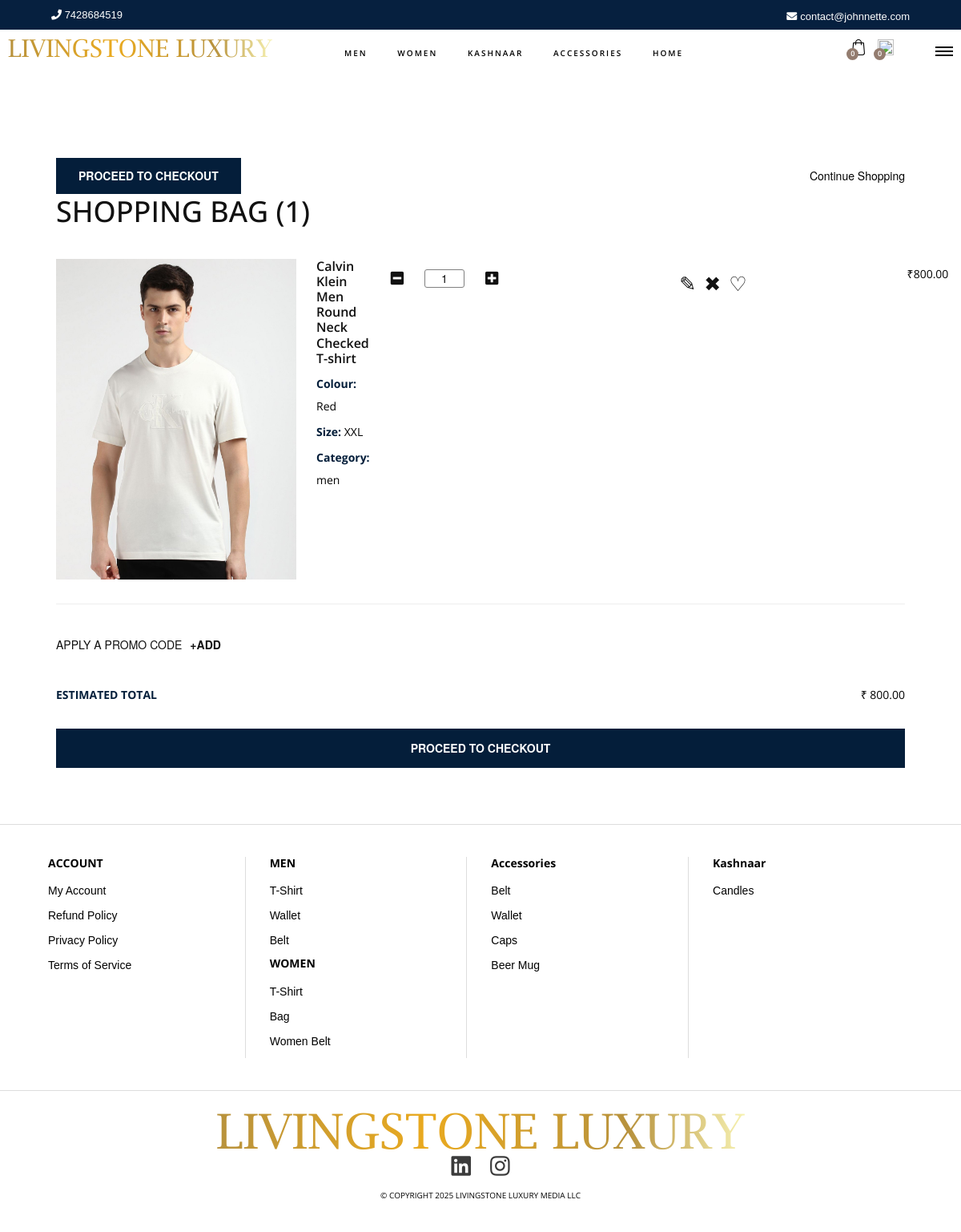
The page /cart/ (signed in) on the database its author committed.
### livingstone_app/models.py (models this page shows, shortened)
class CartItem(models.Model):
    user = models.ForeignKey(User, on_delete=models.CASCADE)
    order_id = models.CharField(max_length=10000000, null=True, blank=True, default=None)
    product_id_number=models.CharField(max_length=255, unique=True, default=None, blank=True, null=True)
    product = models.ForeignKey(Product, on_delete=models.CASCADE)
    selected_color = models.ForeignKey(Color, on_delete=models.SET_NULL, null=True, blank=True)
    selected_size = models.ForeignKey(Size, on_delete=models.SET_NULL, null=True, blank=True)
    quantity = models.PositiveIntegerField(default=1)
    added_at = models.DateTimeField(auto_now_add=True)
    availability=models.BooleanField(default=False)
    address = models.CharField(max_length=100, null=True, blank=True, default=None)
    datetime = models.DateTimeField(default=timezone.now)
    transaction_id = models.CharField(max_length=10000000, null=True, blank=True)
    mihpayid = models.CharField(max_length=10000000, null=True, blank=True)
    hash = models.CharField(max_length=10000000, null=True, blank=True)

class Product(models.Model):
    CATEGORY_CHOICES = [
        ('men', 'Men'),
        ('women', 'Women'),
        ('accessories', 'Accessories'),
        ('home_decor', 'Home Decor'),
    ]
    SUBCATEGORY_CHOICES = [
    ('tshirt', 'T-Shirt'),
    ('wallet', 'Wallet'),
    ('belt_men', 'Belt'),
    ('women_tshirt', 'women tshirt'),
    ('bag', 'Bag'),
    ('women_belt', 'Women Belt'),
    ('accessory_belt', 'Belt'),
    ('accessory_wallet', 'Wallet'),
    ('accessory_caps', 'Caps'),
    ('accessory_beer_mug', 'Beer Mug'),
    ('candles', 'Candles'),
]
    SIZE_CHOICES = [
        ('S', 'Small'),
        ('M', 'Medium'),
        ('L', 'Large'),
        ('XL', 'Extra Large'),
    ]
    title = models.CharField(max_length=255)
    slug = models.SlugField(unique=True, blank=True, null=True)
    category = models.CharField(max_length=50, choices=CATEGORY_CHOICES)
    subcategory = models.CharField(max_length=30, choices=SUBCATEGORY_CHOICES)
    price = models.DecimalField(max_digits=10, decimal_places=2)
    color = models.ManyToManyField(Color, blank=True)
    size = models.ManyToManyField(Size, blank=True)
    quantity = models.PositiveIntegerField(default=0, blank=True, null=True)
    description = models.TextField(blank=True, null=True)
    delivery_info = models.TextField(blank=True, null=True)
    payment_info = models.TextField(blank=True, null=True)
    image1 = models.ImageField(upload_to='products/')
    image2 = models.ImageField(upload_to='products/', blank=True, null=True)
    image3 = models.ImageField(upload_to='products/', blank=True, null=True)
    image4 = models.ImageField(upload_to='products/', blank=True, null=True)
    is_new = models.BooleanField(default=False)
    length = models.FloatField(default=10,  blank=True, null=True)  # in cm
    width = models.FloatField(default=10,  blank=True, null=True)   # in cm
    height = models.FloatField(default=5,  blank=True, null=True)   # in cm
    weight = models.FloatField(default=500,  blank=True, null=True)  # in grams

class Color(models.Model):
    name = models.CharField(max_length=50, unique=True)
    hex_code = models.CharField(max_length=7, blank=True, null=True)  # Optional

class Size(models.Model):
    name = models.CharField(max_length=10, unique=True)

### livingstone_app/views.py (the view)
# urls.py: path('cart/', views.show_cart, name='cart'),
@login_required(login_url="/login")
def show_cart(request):
    TotalCartItems=0
    if request.user.is_authenticated:
        TotalCartItems = CartItem.objects.filter(user=request.user).count()
    if request.user.is_authenticated:
        user = request.user
        cart = CartItem.objects.filter(user=user).order_by('-id')
        amount = 0
        totalamount = 0
        cart_product = [p for p in cart]
        if cart_product:
            for p in cart_product:
                product_quantity = p.quantity
                product_price = p.product.price
                stock_quantity = p.product.quantity
                if product_quantity > stock_quantity:
                    if stock_quantity > 1:
                        p.quantity = stock_quantity
                    else:
                        p.quantity=p.product.quantity
                    p.save()
                item_total = p.quantity * p.product.price
                setattr(p, 'item_total', item_total)
                amount += item_total
            totalamount = amount
        else:
            cart = None
    context = {
        "carts":cart,
        "totalamount":totalamount,
        "amount":amount,
        "TotalCartItems":TotalCartItems,
    }
    return render(request, 'cart.html',context)

### Luxury/templates/cart.html (shortened to what this page needs)
{% extends 'base.html' %}
{% load static %}
{% block page_css %}
<link rel="stylesheet" href="{% static 'styles/bootstrap4/bootstrap.min.css' %}" />
<link rel="stylesheet" href="https://cdnjs.cloudflare.com/ajax/libs/font-awesome/5.15.4/css/all.min.css">
<link href="{% static 'plugins/malihu-custom-scrollbar/jquery.mCustomScrollbar.css' %}" rel="stylesheet">
<link rel="stylesheet" href="{% static 'plugins/jquery-ui-1.12.1.custom/jquery-ui.css' %}">
<link rel="stylesheet" href="{% static 'styles/categories.css' %}">
<link rel="stylesheet" href="{% static 'styles/main_styles.css' %}">
<link rel="stylesheet" href="{% static 'styles/responsive.css' %}">
{% endblock page_css %}
{% block content %}
<body>
  <div class="checkout_container">
    <div class="checkout-header">
      <button onclick="window.location.href='{% url 'billing_address' %}'">PROCEED TO CHECKOUT</button>
      <a href="/">Continue Shopping</a>
    </div>
    <h2>SHOPPING BAG (<span id="itemCount">{{ TotalCartItems }}</span>)</h2>
    <div id="cartItems">
      {% if carts %}
        {% for item in carts %}
          <div class="cart-item">
            <div class="cart-left">
              <a href="/product/{{ item.product.id }}/">
                <img src="{{ item.product.image1.url }}" alt="{{ item.product.title }}" />
              </a>
              <div class="cart-details">
                <h4>{{ item.product.title }}</h4>
                <p><strong>Colour:</strong> {{ item.selected_color.name }}</p>
                <p><strong>Size:</strong> {{ item.selected_size.name }}</p>
                <p><strong>Category:</strong> {{ item.product.category }} </p>
              </div>
            </div>
            <div class="cart-right">
              <div class="quantity-box" data-index="{{ forloop.counter0 }}">
                <div style="float: left; display: flex; align-items: center; justify-content: center;">
                  <a class="minus-cart btn" pid="{{ item.product.id }}"><i class="fas fa-minus-square fa-lg"></i></a>
                  <span id="quantity" style="display: inline-block; border: 1px solid gray; width: 50px; border-radius: 3px; text-align: center;">{{ item.quantity }}</span>
                  <a class="plus-cart btn" pid="{{ item.product.id }}"><i class="fas fa-plus-square fa-lg"></i></a>
                </div>
              </div>
              <div class="icons">
                <a href="/product/{{ item.product.id }}/" class="edit" data-index="{{ forloop.counter0 }}" title="Edit">✎</a>
                <a href="#" class="remove remove_cart" pid="{{ item.product.id }}" data-index="{{ forloop.counter0 }}" title="Remove">✖</a>
                <a href="/wishlist/" class="wishlist" data-index="{{ forloop.counter0 }}" title="Add to Wishlist">♡</a>
              </div>
              <p>₹{{ item.product.price|floatformat:2 }} </p>
            </div>
          </div>
        {% endfor %}
      {% else %}
        <div style="text-align: center; margin-top: 60px;">
          <h3>Your Shopping Bag is Empty</h3>
          <a href="/" style="text-decoration: underline;">« Continue Shopping</a>
        </div>
      {% endif %}
    </div>
    <div class="promo">APPLY A PROMO CODE <a>+ADD</a></div>
    {% if carts %}
    <div class="summary">
      <div class="summary-box">
        <p><strong>ESTIMATED TOTAL</strong> <span>₹ <span id="total">{{ totalamount }}</span></span></p>
        <button id="total" onclick="window.location.href='{% url 'billing_address' %}'">PROCEED TO CHECKOUT</button>
      </div>
    </div>
    {% endif %}
  </div>
</body>
{% endblock %}

### Luxury/static/styles/main_styles.css (style rules this page uses)
* { margin: 0; padding: 0; -webkit-font-smoothing: antialiased; -webkit-text-shadow: rgba(0,0,0,.01) 0 0 1px; text-shadow: rgba(0,0,0,.01) 0 0 1px; }
body { font-family: 'Open Sans', sans-serif; font-size: 14px; font-weight: 400; background: white; color: #2f2f2f; }
div { display: block; position: relative; -webkit-box-sizing: border-box; -moz-box-sizing: border-box; box-sizing: border-box; }
p { font-family: 'Open Sans', sans-serif; font-size: 14px; line-height: 2; font-weight: 400; color: black; -webkit-font-smoothing: antialiased; -webkit-text-shadow: rgba(0,0,0,.01) 0 0 1px; text-shadow: rgba(0,0,0,.01) 0 0 1px; }
a, a:hover, a:visited, a:active, a:link { text-decoration: none; -webkit-font-smoothing: antialiased; -webkit-text-shadow: rgba(0,0,0,.01) 0 0 1px; text-shadow: rgba(0,0,0,.01) 0 0 1px; }
h2 { font-size: 36px; }
h4 { font-size: 18px; }
h1, h2, h3, h4, h5, h6 { font-family: 'Open Sans', sans-serif; -webkit-font-smoothing: antialiased; -webkit-text-shadow: rgba(0,0,0,.01) 0 0 1px; text-shadow: rgba(0,0,0,.01) 0 0 1px; }
.btn { padding: 10px 18px; background-color: transparent; color: white; border: 2px solid white; font-size: 14px; cursor: pointer; transition: all 0.3s ease; text-align: center; white-space: nowrap; }
.btn { padding: 12px 24px; background-color: transparent; color: white; border: 2px solid white; font-size: 14px; cursor: pointer; transition: all 0.3s ease; }
a { text-decoration: none; color: inherit; }
p strong { color: #041e3a; font-size: 14px; }

### Luxury/static/styles/categories.css (style rules this page uses)
* { margin: 0; padding: 0; -webkit-font-smoothing: antialiased; -webkit-text-shadow: rgba(0,0,0,.01) 0 0 1px; text-shadow: rgba(0,0,0,.01) 0 0 1px; }
body { font-family: 'Open Sans', sans-serif; font-size: 14px; font-weight: 400; background: #FFFFFF; color: #2f2f2f; }
div { display: block; position: relative; -webkit-box-sizing: border-box; -moz-box-sizing: border-box; box-sizing: border-box; }
.btn { padding: 12px 24px; background-color: transparent; color: white; border: 2px solid white; font-size: 14px; cursor: pointer; transition: all 0.3s ease; }
.checkout_container { font-family: 'Helvetica Neue', Arial, sans-serif; margin: 70px; color: #111; background: #fff; }
.checkout-header { display: flex; justify-content: space-between; align-items: center; }
.checkout-header button { background-color: #041e3a; color: #fff; padding: 12px 28px; border: none; font-weight: 600; font-size: 14px; cursor: pointer; }
.checkout-header a { text-decoration: underline; color: #000; font-size: 14px; }
.cart-item { display: flex; justify-content: space-between; align-items: flex-start; border-bottom: 1px solid #eee; padding: 30px 0; }
.cart-left { display: flex; }
.cart-item img { width: 300px; margin-right: 25px; }
.cart-details h4 { font-size: 16px; margin-bottom: 8px; font-weight: 600; }
.cart-details p { margin: 4px 0; font-size: 14px; }
.cart-right { display: flex; flex-direction: row; align-items: flex-end; gap: 200px; }
.icons { font-size: 25px; display: flex; gap: 10px; margin-top: 10px; }
.summary { display: flex; justify-content: flex-end; margin-top: 30px; }
.summary-box { max-width: 100%; width: 100%; }
.summary-box p { display: flex; justify-content: space-between; margin: 8px 0; font-size: 14px; }
.summary-box button { margin-top: 20px; background-color: #041e3a; color: #fff; padding: 14px; width: 100%; font-weight: bold; font-size: 14px; border: none; cursor: pointer; }
.promo { font-size: 14px; margin-top: 40px; }
.promo a { font-weight: bold; margin-left: 6px; text-decoration: underline; cursor: pointer; }
.cart-item .icons { cursor: pointer; }

### Luxury/templates/cart.html (style rules this page uses)
.checkout_container { margin-top: 10rem; }

### rows shown on the page
CartItem: product.image1 (picture), product "Calvin Klein Men Round Neck Checked T-shirt", selected_color.name "Red", selected_size.name "XXL", product.category "men", quantity "1", product.price "800.00"

### other values the page prints
{{ TotalCartItems }} "1"
{{ totalamount }} "800.00"
